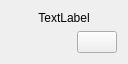
<ui version="4.0" >
 <class>Colorval_UI</class>
 <widget class="QWidget" name="Colorval_UI" >
  <property name="geometry" >
   <rect>
    <x>0</x>
    <y>0</y>
    <width>128</width>
    <height>60</height>
   </rect>
  </property>
  <layout class="QGridLayout" >
   <item row="0" column="0" >
    <layout class="QVBoxLayout" >
     <item>
      <widget class="QLabel" name="label" >
       <property name="text" >
        <string>TextLabel</string>
       </property>
       <property name="alignment" >
        <set>Qt::AlignCenter</set>
       </property>
      </widget>
     </item>
     <item>
      <layout class="QHBoxLayout" >
       <item>
        <spacer>
         <property name="orientation" >
          <enum>Qt::Horizontal</enum>
         </property>
         <property name="sizeHint" >
          <size>
           <width>40</width>
           <height>20</height>
          </size>
         </property>
        </spacer>
       </item>
       <item>
        <widget class="KColorButton" name="kcolorbutton" />
       </item>
      </layout>
     </item>
    </layout>
   </item>
  </layout>
 </widget>
 <customwidgets>
  <customwidget>
   <class>KColorButton</class>
   <extends>QPushButton</extends>
   <header>kcolorbutton.h</header>
  </customwidget>
 </customwidgets>
 <resources/>
 <connections/>
</ui>
